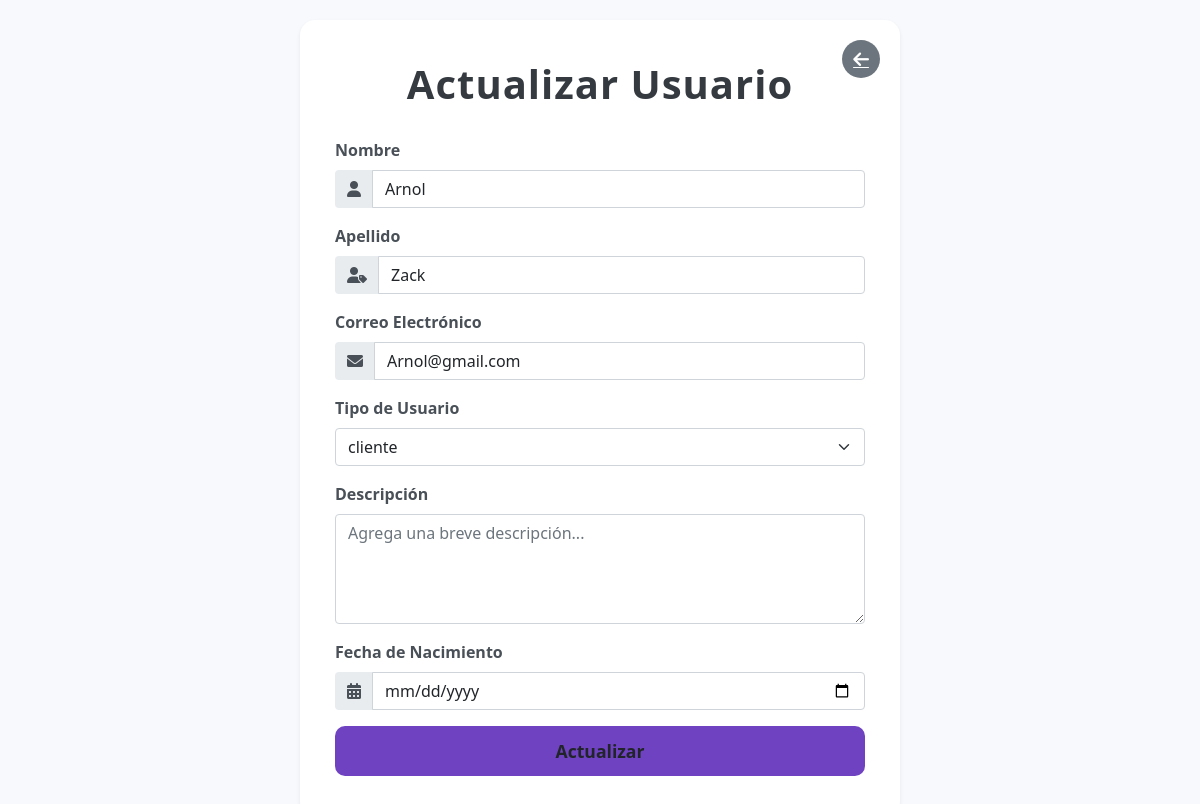
Page /CRUD/actualizar.php?id=16 (signed in) on the earlier database version.
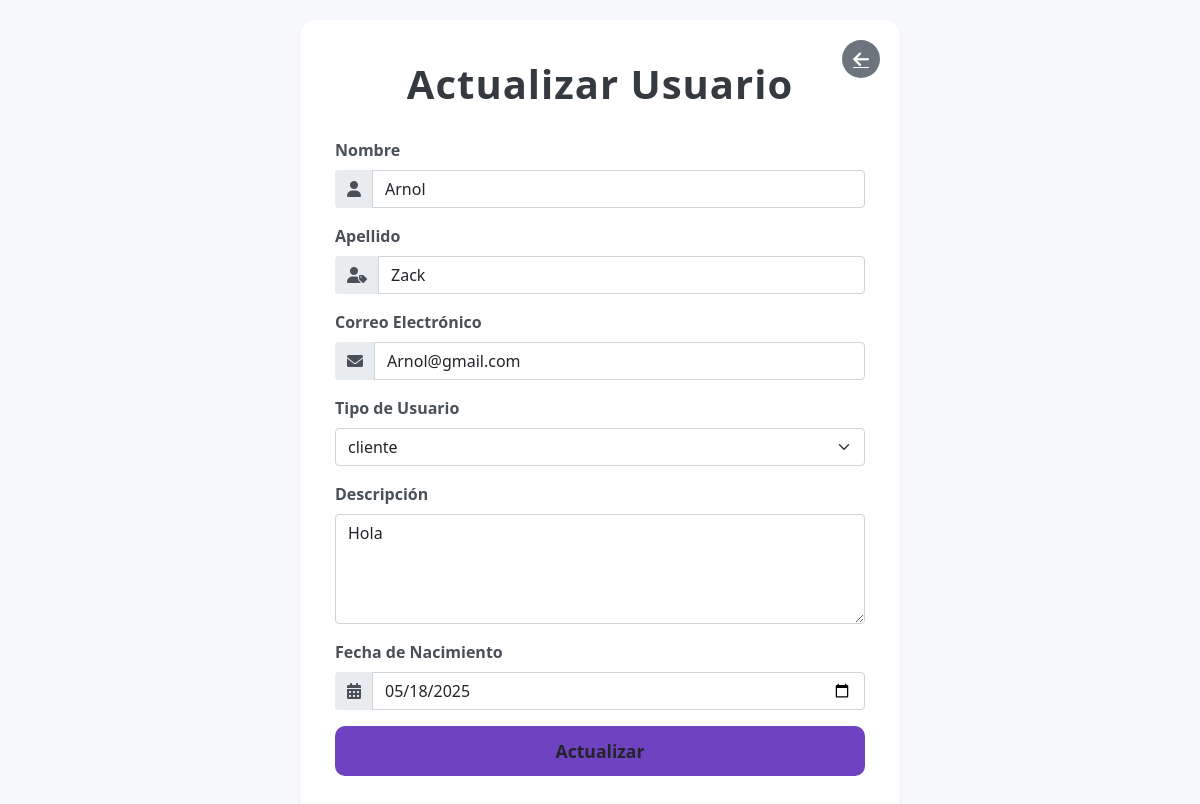
Same page on the later database version.
### tables this page shows
CREATE TABLE `usuarios` (
  `id` int(11) NOT NULL,
  `rol_id` int(11) NOT NULL,
  `correo` varchar(100) NOT NULL,
  `cedula` varchar(20) NOT NULL,
  `nombre` varchar(50) NOT NULL,
  `apellido` varchar(50) NOT NULL,
  `contrasena` varchar(255) NOT NULL,
  `fecha_registro` timestamp NOT NULL DEFAULT current_timestamp(),
  `imagen_perfil` varchar(255) DEFAULT NULL,
  `descripcion` text DEFAULT NULL,
  `fecha_nacimiento` date DEFAULT NULL
);

CREATE TABLE `roles` (
  `id` int(11) NOT NULL,
  `descripcion` varchar(50) NOT NULL
);

### CRUD/actualizar.php (the view, shortened to what this page needs)
<?php
include 'conexion.php';
$id = isset($_GET['id']) ? intval($_GET['id']) : 0;
$sql = "SELECT u.*, r.descripcion AS tipo_usuario FROM usuarios u
        JOIN roles r ON u.rol_id = r.id
        WHERE u.id = $id";
$resultado = $conn->query($sql);
$usuario = $resultado->fetch_assoc();
?>
<!DOCTYPE html>
<html lang="es">
<head>
    <link href="https://cdn.jsdelivr.net/npm/bootstrap@5.1.3/dist/css/bootstrap.min.css" rel="stylesheet" />
    <link href="https://cdnjs.cloudflare.com/ajax/libs/font-awesome/6.0.0-beta3/css/all.min.css" rel="stylesheet" />
</head>
<body>
    <div class="update-container shadow-sm">
        <a href="../perfil.php" class="btn-back" title="Volver al perfil">
            <i class="fas fa-arrow-left"></i>
        </a>
        <h1>Actualizar Usuario</h1>
        <form method="POST" novalidate>
            <div class="mb-3">
                <label for="nombre" class="form-label">Nombre</label>
                <div class="input-group">
                    <span class="input-group-text"><i class="fas fa-user"></i></span>
                    <input
                        type="text"
                        class="form-control"
                        id="nombre"
                        name="nombre"
                        value="<?= htmlspecialchars($usuario['nombre']) ?>"
                        required
                    />
                </div>
            </div>
            <div class="mb-3">
                <label for="apellido" class="form-label">Apellido</label>
                <div class="input-group">
                    <span class="input-group-text"><i class="fas fa-user-tag"></i></span>
                    <input
                        type="text"
                        class="form-control"
                        id="apellido"
                        name="apellido"
                        value="<?= htmlspecialchars($usuario['apellido']) ?>"
                        required
                    />
                </div>
            </div>
            <div class="mb-3">
                <label for="correo" class="form-label">Correo Electrónico</label>
                <div class="input-group">
                    <span class="input-group-text"><i class="fas fa-envelope"></i></span>
                    <input
                        type="email"
                        class="form-control"
                        id="correo"
                        name="correo"
                        value="<?= htmlspecialchars($usuario['correo']) ?>"
                        required
                    />
                </div>
            </div>
            <div class="mb-3">
                <label for="tipo_usuario" class="form-label">Tipo de Usuario</label>
                <select class="form-select" id="tipo_usuario" name="tipo_usuario" required>
                    <?php
                    $sql_roles = "SELECT * FROM roles";
                    $roles_resultado = $conn->query($sql_roles);
                    while ($rol = $roles_resultado->fetch_assoc()): ?>
                        <option value="<?= $rol['id'] ?>" <?= $usuario['rol_id'] == $rol['id'] ? 'selected' : '' ?>>
                            <?= htmlspecialchars($rol['descripcion']) ?>
                        </option>
                    <?php endwhile; ?>
                </select>
            </div>
            <div class="mb-3">
                <label for="descripcion" class="form-label">Descripción</label>
                <textarea
                    class="form-control"
                    id="descripcion"
                    name="descripcion"
                    rows="4"
                    placeholder="Agrega una breve descripción..."
                ><?= htmlspecialchars($usuario['descripcion']) ?></textarea>
            </div>
            <div class="mb-3">
                <label for="fecha_nacimiento" class="form-label">Fecha de Nacimiento</label>
                <div class="input-group">
                    <span class="input-group-text"><i class="fas fa-calendar-alt"></i></span>
                    <input
                        type="date"
                        class="form-control"
                        id="fecha_nacimiento"
                        name="fecha_nacimiento"
                        value="<?= htmlspecialchars($usuario['fecha_nacimiento']) ?>"
                        required
                    />
                </div>
            </div>
            <button type="submit" class="btn btn-update w-100">Actualizar</button>
        </form>
    </div>
</body>
</html>

Differences in the rows shown:
changed usuarios "Arnol": descripcion (not shown) → "Hola"; fecha_nacimiento (not shown) → "05/18/2025"
